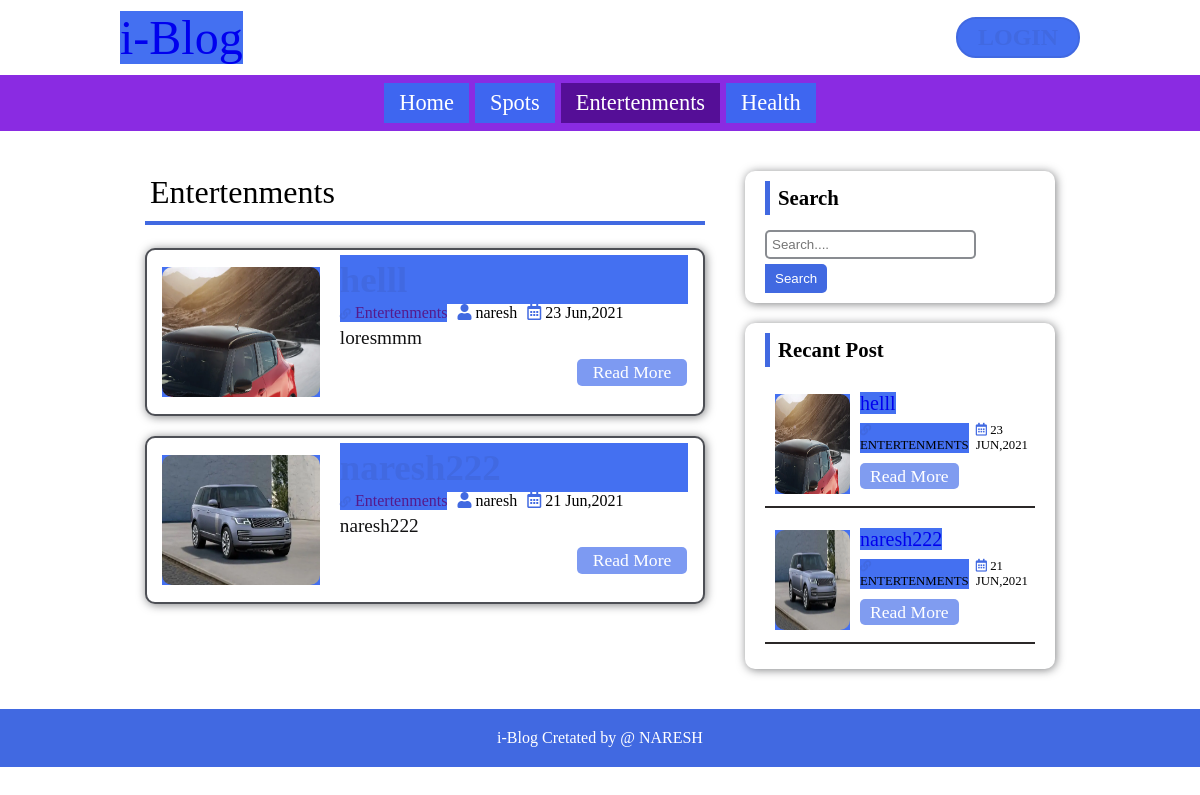
The page /category.php?cat_id=3 on the database its author committed.
### tables this page shows
CREATE TABLE `category` (
  `category_id` int(250) NOT NULL,
  `c_name` varchar(250) NOT NULL,
  `post` int(250) NOT NULL
);

CREATE TABLE `post` (
  `post_id` int(250) NOT NULL,
  `title` varchar(250) NOT NULL,
  `descriptions` varchar(250) NOT NULL,
  `catry` varchar(250) NOT NULL,
  `post_date` varchar(250) NOT NULL,
  `author` varchar(250) NOT NULL,
  `post_img` varchar(250) NOT NULL
);

CREATE TABLE `data` (
  `id` int(250) NOT NULL,
  `name` varchar(250) NOT NULL,
  `password` varchar(250) NOT NULL,
  `u_role` varchar(250) NOT NULL
);

### category.php (the view, shortened to what this page needs)
<?php
include "./header.php";
if (isset($_GET['cat_id'])) {
    $get_cat_id = $_GET['cat_id'];
}
$sql = "SELECT * FROM post
     LEFT JOIN category ON post.catry = category.category_id
     LEFT JOIN data ON post.author = data.id
     WHERE category_id = {$get_cat_id}
     ORDER BY post.post_id DESC";
$Result = mysqli_query($conn, $sql);
$Result2 = mysqli_query($conn, $sql);
$row2 = mysqli_fetch_assoc($Result2);
?>
<div class="container">
    <div class="post-left col">
        <div class="Category-Title">
            <?php echo $row2['c_name']; ?>
        </div>
        <div class="Category-blog">
            <?php if (mysqli_num_rows($Result) > 0) {
                while ($row = mysqli_fetch_assoc($Result)) {
            ?>
                    <div class="blog-cat">
                        <a class="blog-img" href="single.php?id=<?php echo $row['post_id']; ?>">
                            <img src="./admin/uplodeIMG/<?php echo $row['post_img'] ?>" alt=""></a>
                        <div class="blog-content">
                            <a class="blog-title" href="single.php?id=<?php echo $row['post_id']; ?>">
                            </a>
                            <div class="about-blog">
                                <a class="blog-category" href="">
                                    <i class="fas fa-link" style="font-size: .7rem;"></i>
                                    <?php echo $row['c_name']; ?>
                                </a>
                                <div class="blog-autor">
                                    <i class="fas fa-user"></i>
                                    <?php echo $row['name']; ?>
                                </div>
                                <div class="date">
                                    <i class="far fa-calendar-alt"></i>
                                    <?php echo $row['post_date']; ?>
                                </div>
                            </div>
                            <div class="description">
                                <?php echo substr($row['descriptions'], 0, 100); ?>
                            </div>
                            <a class="read-more " href="single.php?id=<?php echo $row['post_id']; ?>">
                                Read More
                            </a>
                        </div>
                    </div>
            <?php }
            } else {
                echo "No Such Post Found.";
            } ?>
        </div>
    </div>
    <div class="post-right col">
        <div class="aside">
            <?php
            include "./aside.php";
            ?>
        </div>
    </div>
</div>
<?php include "./footer.php"; ?>

### header.php (shortened to what this page needs)
<!DOCTYPE html>
<html lang="en">
<?php
    include "./conntection.php";
if(isset($_GET['cat_id'])){
    $get_cat_id = $_GET['cat_id'];
}
?>
<head>
    <link rel="stylesheet" href="https://pro.fontawesome.com/releases/v5.10.0/css/all.css" />
    <link rel="stylesheet" href="./css/style.css">
</head>
<header>
    <div class="main-header">
        <div class="logo"><a href="./index.php">i-Blog</a></div>
        <a class="login-btn" href="./admin/index.php">
        </a>
    </div>
    <?php
                            $active = "";
    $sql = "SELECT * FROM category WHERE post >0";
    $result = mysqli_query($conn, $sql);
    if (mysqli_num_rows($result) > 0) {
    ?>
        <nav>
        <a href="./index.php" class="nav-iteam ">Home</a>
            <?php while ($row = mysqli_fetch_assoc($result)) {
                if(isset($_GET['cat_id'])){
                    if($get_cat_id == $row['category_id']){
                        $active = "active";
                    }
                    else{
                        $active = "";
                    }
                }
                echo '<a href="./category.php?cat_id=' . $row['category_id'] . '" class="nav-iteam '.$active.'">' .  $row['c_name'] . '</a>';
            ?>
            <?php } ?>
        </nav>
    <?php } ?>
</header>
</html>

### aside.php (shortened to what this page needs)
<div class="serch-box">
    <div class="title">
        Search
    </div>
    <div class="input-box">
        <form action="./search.php?search=" method="get" id="SeachForm">
            <input type="search" name="search" id="search" placeholder="Search....">
            <button type="submit" class="search-btn">Search</button>
        </form>
    </div>
</div>
<div class="recent-blog">
    <div class="title">
        Recant Post
    </div>
    <?php
   $Recent = mysqli_query($conn, $sql) or die("Query Failed : Recent Post");
    ?>
    <div class="rect-blog-container">
        <?php
        if(mysqli_num_rows($Recent)>0){
        while($row_recent = mysqli_fetch_assoc($Recent)){
        ?>
        <div class="blog-rect">
            <a class="blog-img" href="single.php?id=<?php echo $row_recent['post_id']; ?>">
                <img src="./admin/uplodeIMG/<?php echo $row_recent['post_img'] ?>" alt=""></a>
            <div class="blog-content">
                <a class="blog-title" href="single.php?id=<?php echo $row_recent['post_id']; ?>">
                    <?php echo $row_recent['title']; ?>
                </a>
                <div class="about-blog">
                    <a class="blog-category" href="./single.php?id=<?php echo $row['post_id']; ?>">
                    <i class="fas fa-link" style="font-size: .7rem;"></i>
                        <?php echo $row_recent['c_name']; ?>
                    </a>
                    <div class="date">
                        <i class="far fa-calendar-alt"></i>
                        <?php echo $row_recent['post_date']; ?>
                    </div>
                </div>
                <a class="read-more " href="single.php?id=<?php echo $row_recent['post_id']; ?>">
                    Read More
                </a>
            </div>
        </div>
        <?php
        }}
        else{
            echo "No Recent Post";
        }
        ?>
    </div>
</div>

### css/style.css (style rules this page uses)
* { margin: 0; padding: 0; box-sizing: border-box; transition: 0.5s; }
header { width: 100%; }
header .main-header { width: 100%; padding: 10px 0; font-size: 3rem; display: flex; padding: 10px 10vw; align-items: center; justify-content: space-between; }
header .main-header .logo a { text-decoration: none; }
header .main-header .login-btn { font-size: 1.5rem; }
header nav { display: flex; padding: 5px 0; background-color: blueviolet; align-items: center; justify-content: center; }
header nav .nav-iteam { text-decoration: none; font-size: 1.4rem; padding:7px 15px; color: white; transition: 0.7s; margin: 3px; }
header nav .nav-iteam.active { background-color: rgb(85, 14, 151); }
.container { width: 100%; display: flex; justify-content: center; padding: 20px 100px; }
.col { display: flex; flex-direction: column; padding: 10px 20px; }
.post-left { width: 60%; }
.Category-Title { border-bottom: 4px solid royalblue; padding: 10px 5px; font-size: 2rem; margin: 3px auto; width: 100%; }
.post-right { width: 35%; }
.Category-blog .blog-cat { display: flex; background-color: white; border-radius: 10px; padding: 5px 15px; border: 2px solid rgba(17, 19, 27, 0.747); box-shadow: 1px 1px 10px rgba(14, 15, 19, 0.527); margin: 20px 0; }
.Category-blog .blog-cat .blog-img { width: 30%; margin: 12px 0; height: 130px; }
.Category-blog .blog-cat .blog-img img { width: 100%; height: 100%; border-radius: 10px; }
.Category-blog .blog-cat .blog-content { display: flex; flex-direction: column; padding: 0px 0 0 20px; width: 70%; }
.Category-blog .blog-cat .blog-content .blog-title { font-size: 2.3rem; color: royalblue; text-decoration: none; font-weight: 900; padding: 3px 0; }
.Category-blog .blog-cat .blog-content .about-blog { display: flex; }
.Category-blog .blog-cat .blog-content .about-blog .blog-autor { margin: 0 0 0 10px; }
.Category-blog .blog-cat .blog-content .about-blog .date { margin: 0 0 0 10px; }
.Category-blog .blog-cat .description { padding: 5px 2px 5px 0; color: rgb(18, 18, 19); font-size: 1.2rem; }
.blog-content .read-more { width: 110px; text-align: center; text-decoration: none; background-color: rgba(98, 133, 240, 0.829); padding: 3px 10px; margin: 5px 1px 5px auto; color: white; font-size: 1.1rem; border-radius: 5px; }
.serch-box, .recent-blog { background-color: white; border-radius: 10px; padding: 10px 20px; margin: 10px 0; box-shadow: 1px 1px 10px rgba(14, 15, 19, 0.527); }
.serch-box .title, .title { padding: 5px 8px; font-size: 1.3rem; font-weight: bolder; border-left: 5px solid royalblue; margin-bottom: 10px; }
form#SeachForm .search-btn { background: royalblue; outline: 0; padding: 7px 10px; color: white; border: 0; border-radius: 0 5px 5px 0; }
.serch-box .input-box input { margin: 5px 0; outline: 0; border-radius: 5px; width: 78%; transition: 0.5s; padding: 5px; border: 2px solid rgba(52, 57, 66, 0.582); }
.recent-blog { width: 100%; margin-top: 20px; }
.recent-blog .rect-blog-container { width: 100%; margin: 15px 0; }
.recent-blog .rect-blog-container .blog-rect { margin: 10px auto; display: flex; padding: 0 10px; border-bottom: 2px solid rgb(43, 40, 40); }
.recent-blog .rect-blog-container .blog-rect .blog-img { width: 30%; margin: 12px 0; height: 100px; }
.recent-blog .rect-blog-container .blog-rect .blog-img img { width: 100%; height: 100%; border-radius: 10px; }
.recent-blog .rect-blog-container .blog-rect .blog-content { width: 70%; padding: 10px; }
a { text-decoration: none; }
.recent-blog .rect-blog-container .blog-rect .blog-content .blog-title { font-size: 20px; }
.recent-blog .rect-blog-container .blog-rect .blog-content .about-blog { display: flex; justify-content: start; align-items: center; margin: 8px 0 13px 0; }
.recent-blog .rect-blog-container .blog-rect .blog-content .about-blog .blog-category { text-transform: uppercase; color: black; font-size: .8rem; }
.recent-blog .rect-blog-container .blog-rect .blog-content .about-blog .date { margin-left: 7px; text-transform: uppercase; font-size: .8rem; }
i { color: royalblue; }
.recent-blog .rect-blog-container .blog-rect .blog-content .read-more { width: 110px; text-align: center; text-decoration: none; background-color: rgb(128, 156, 240); padding: 3px 10px; margin: 10px 0 8px 0; color: white; font-size: 1.1rem; border-radius: 5px; }
a { background-color: rgba(59, 105, 241, 0.952); }
.active { background-color: rgba(6, 42, 153, 0.952); }

### rows shown on the page
category: c_name "Spots"
category: c_name "Entertenments"
category: c_name "Health"
post: post_img (picture), category.c_name "Entertenments", data.name "naresh", post_date "23 Jun,2021", descriptions "loresmmm", title "helll", category.c_name "ENTERTENMENTS", post_date "23 JUN,2021"
post: post_img (picture), category.c_name "Entertenments", data.name "naresh", post_date "21 Jun,2021", descriptions "naresh222", title "naresh222", category.c_name "ENTERTENMENTS", post_date "21 JUN,2021"
